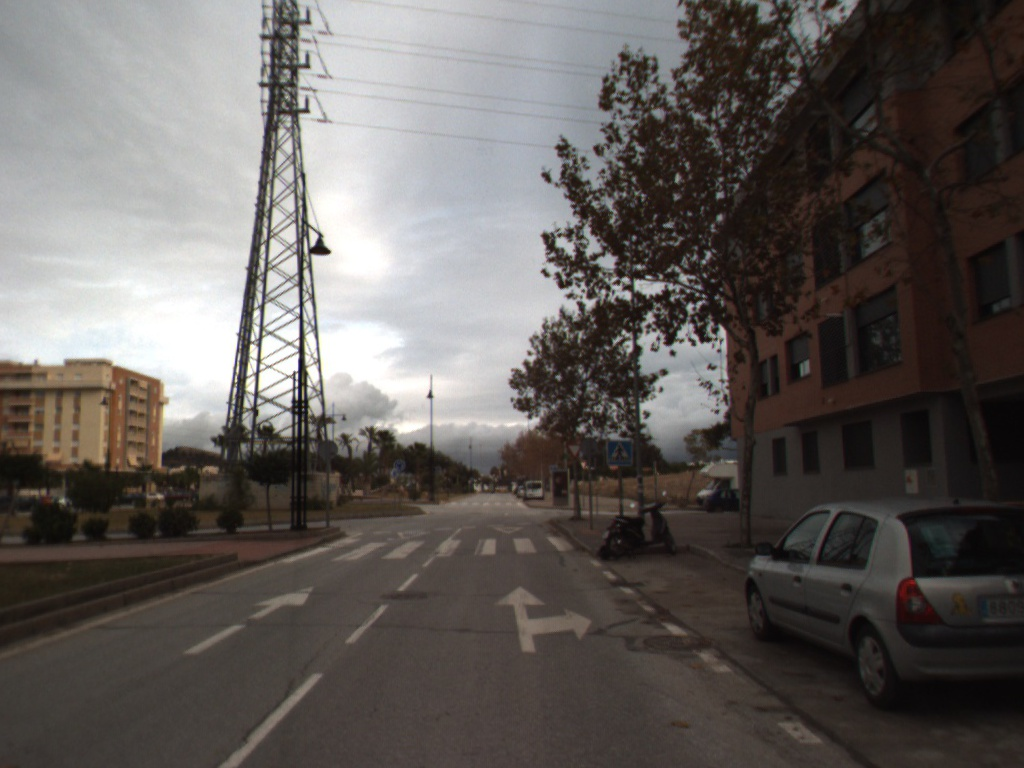
#> input picture mapping/data/images/img_CAMERA1_1261229993.980124_right.jpg, 1024 x 768 px
$ python matchbox.py
#> lines starting #> are read from the running program, lines starting #| are printed output that depends on the picture
#!/usr/bin/env python2
# -*- coding: utf-8 -*-
"""
Created on Thu Apr  2 22:51:06 2020

@author: patricia
"""
import matplotlib.pyplot as plt
import numpy as np
import math

img = plt.imread("./data/images/img_CAMERA1_1261229993.980124_right.jpg")
#> img is the input picture: shape (768, 1024, 3); mean R, G, B 98.3, 93.5, 90.6
img = np.flipud(img)
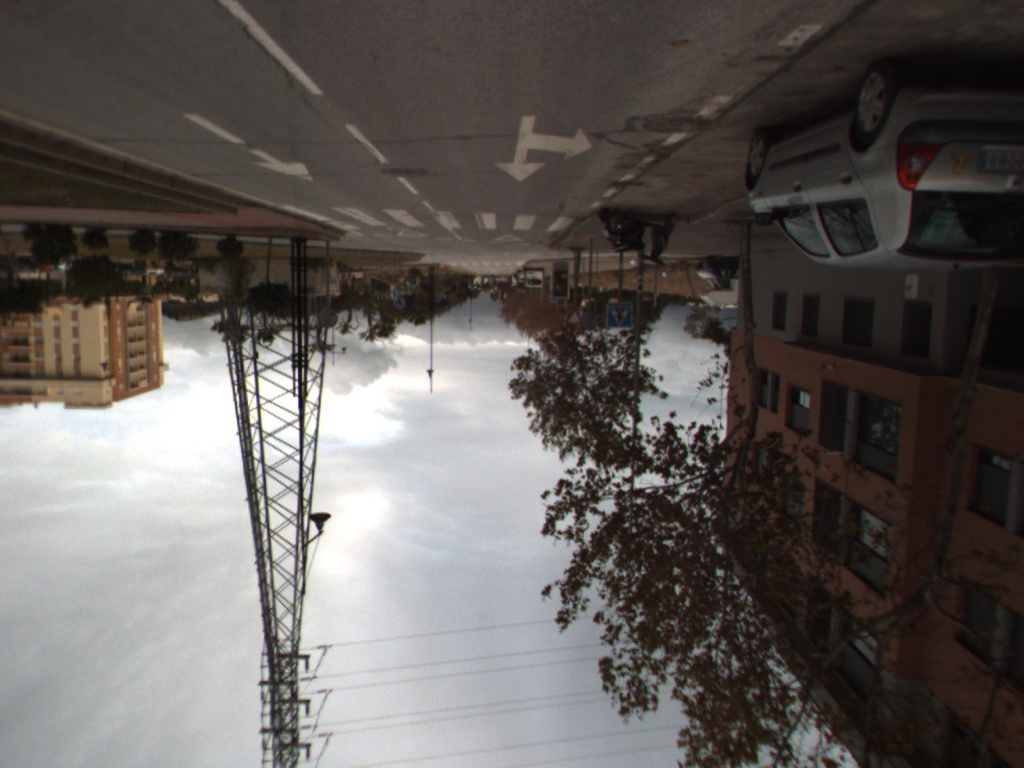
#> img: shape (768, 1024, 3); mean R, G, B 98.3, 93.5, 90.6
#by class
roundabout = np.array([[392,309,405,309,393,297,407,297],
                       [368,313,383,313,368,300,382,300],
                       [365,315,381,315,366,301,380,301],
                       [363,315,379,316,363,302,379,301]])
#                       [357,316,373,317,356,302,372,301]
#                       [346,320,365,320,346,305,364,304]
crossing = np.array([[606,329,632,329,607,303,632,302],
                     [684,362,729,362,685,317,730,317],
                     [698,369,747,370,702,321,749,320],
                     [716,377,768,378,718,325,771,324]])
#                     [773,402,840,403,777,336,844,338]
#                     [890,460,999,460,908,363,1008,364]
giveway = np.array([[566,324,582,323,566,309,583,308],
                    [589,339,612,339,589,321,611,320],
                    [592,341,616,341,592,322,618,322],
                    [597,344,621,344,596,322,621,324]])
#                    [607,347,634,349,606,326,635,325]
#                    [622,358,654,358,622,335,654,335]

#by image
img1 = np.vstack((roundabout[0,:],crossing[0,:],giveway[0,:])) #img_CAMERA1_1261229993.980124_right.jpg
img2 = np.vstack((roundabout[1,:],crossing[1,:],giveway[1,:])) #img_CAMERA1_1261229994.980144_right.jpg
img3 = np.vstack((roundabout[2,:],crossing[2,:],giveway[2,:])) #img_CAMERA1_1261229995.080157_right.jpg
img4 = np.vstack((roundabout[3,:],crossing[3,:],giveway[3,:])) #img_CAMERA1_1261229995.180156_right.jpg


#print(roundabout[0,:])

def centroid(x0,y0,x1,y1,x2,y2,x3,y3):
    x = (x0+x1+x2+x3)/4
    y = (y0+y1+y2+y3)/4
    return np.array([x,y])

def distance(p1,p2): #p = [x,y]
    dist = math.sqrt((p1[0]-p1[1])^2+(p2[0]-p2[1])^2)
    return dist #distance between two points

#test = distance([1,0],[0,1])
#print(test)

def movement(feature): #sequence of calculated centroids
    feature_c = [0 for x in range(2)] #initialize array
    for i in range(0,4):#4 images for now
        x0 = feature[i,0]
        x1 = feature[i,2]
        x2 = feature[i,4]
        x3 = feature[i,6]
        y0 = feature[i,1]
        y1 = feature[i,3]
        y2 = feature[i,5]
        y3 = feature[i,7]
        feature_c = np.vstack([feature_c,centroid(x0,y0,x1,y1,x2,y2,x3,y3)])
    return feature_c #sequence of calculated centroids

def distribution(img):
    c=[0,0]
    for i in range(0,3):
        c = np.vstack([c,centroid(img[i,0],img[i,2],img[i,4],img[i,6],img[i,1],img[i,3],img[i,5],img[i,7])])
    return c #centroid of each feature in a picture

img1_c = distribution(img1)
img2_c = distribution(img2)
img3_c = distribution(img3)
img4_c = distribution(img4)

def match(img_prev,img):
    [num_feat1,dim] = img_prev.shape
    [num_feat2,dim] = img.shape
    pairs = [0,0]
    for i in range(0,num_feat1):
        dist = []
        for j in range(0,num_feat1):
            dist.append(distance(img_prev[i,:],img[j,:]))
        print(dist)
        matched = np.argmin(dist)
        pair = [i,matched] #row of img_prev, row of img
        pairs = np.vstack([pairs,pair])
    print("[col_prev,col]",pairs)
    return pairs

#TODO write a more general function that does this
#use dstack to create feature tensor
test1 = match(img3,img4)
test2 = match(img1,img2)
feat1 = np.vstack([[img1[test1[1,0]],img2[test1[1,1]]],
         [img3[test2[1,0]],img4[test2[1,1]]]]) #reference the second row of pairs
feat2 = np.vstack([[img1[test1[2,0]],img2[test1[2,1]]],
         [img3[test2[2,0]],img4[test2[2,1]]]])
feat3 = np.vstack([[img1[test1[3,0]],img2[test1[3,1]]],
         [img3[test2[3,0]],img4[test2[3,1]]]])


feat1_c = movement(feat1)
feat2_c = movement(feat2)
feat3_c = movement(feat3)

print(feat2_c)
fig, ax = plt.subplots()
ax.imshow(img)
plt.plot([feat1_c[1,0],feat1_c[2,0],feat1_c[3,0],feat1_c[4,0]],[feat1_c[1,1],feat1_c[2,1],feat1_c[3,1],feat1_c[4,1]])
plt.plot([feat2_c[1,0],feat2_c[2,0],feat2_c[3,0],feat2_c[4,0]],[feat2_c[1,1],feat2_c[2,1],feat2_c[3,1],feat2_c[4,1]])
plt.plot([feat3_c[1,0],feat3_c[2,0],feat3_c[3,0],feat3_c[4,0]],[feat3_c[1,1],feat3_c[2,1],feat3_c[3,1],feat3_c[4,1]])

plt.xlim(0,1024)
plt.ylim(0,768)
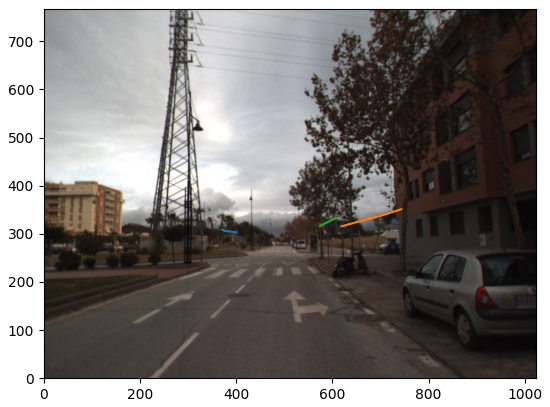
#> figure drawn by matplotlib, 1 panel

$ run again, with mapping/data/images/img_CAMERA1_1261229994.980144_right.jpg copied over mapping/data/images/img_CAMERA1_1261229993.980124_right.jpg
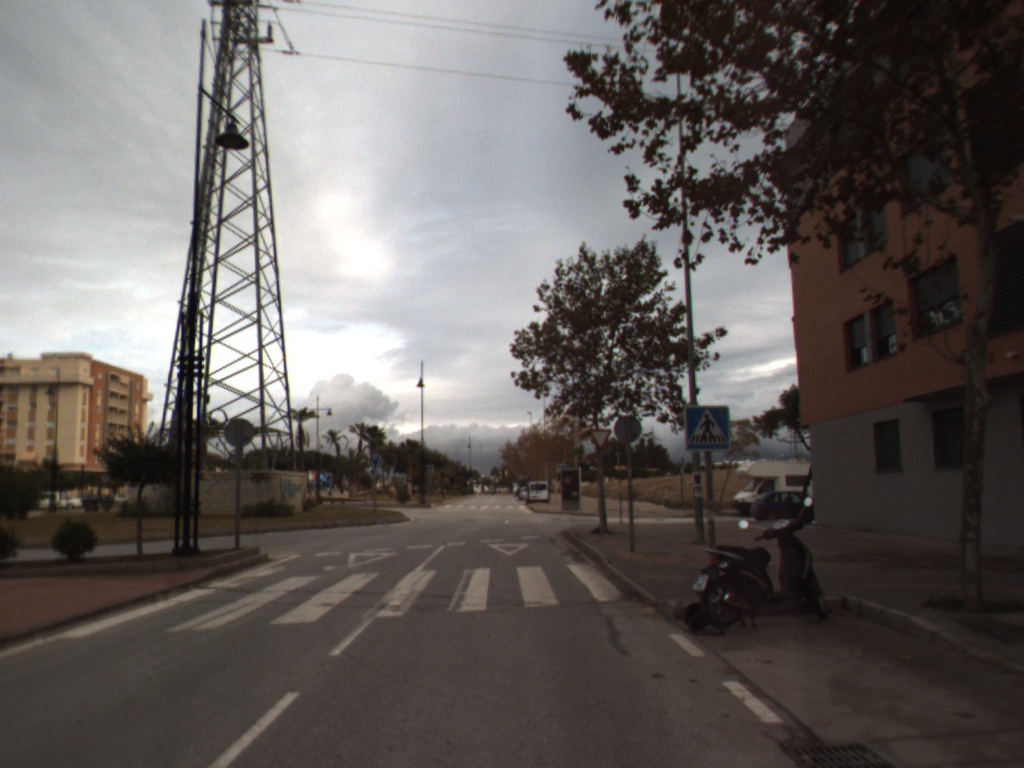
#> input picture mapping/data/images/img_CAMERA1_1261229994.980144_right.jpg, 1024 x 768 px
#> img is the input picture: shape (768, 1024, 3); mean R, G, B 100.6, 95.6, 92.7
#> `img = np.flipud(img)`:
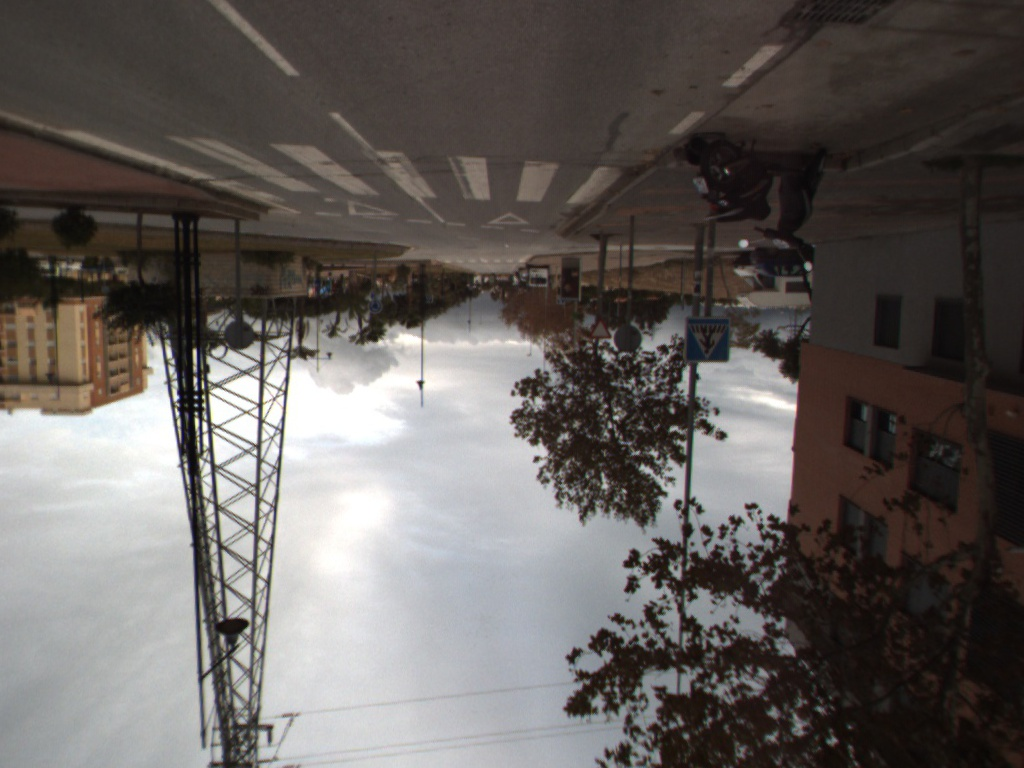
#> img: shape (768, 1024, 3); mean R, G, B 100.6, 95.6, 92.7
#> `plt.ylim(0,768)`:
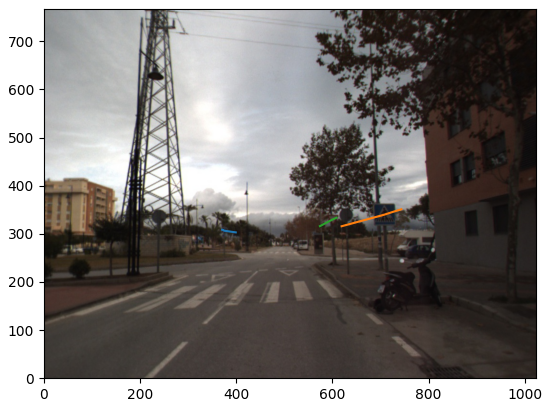
#> figure drawn by matplotlib, 1 panel
